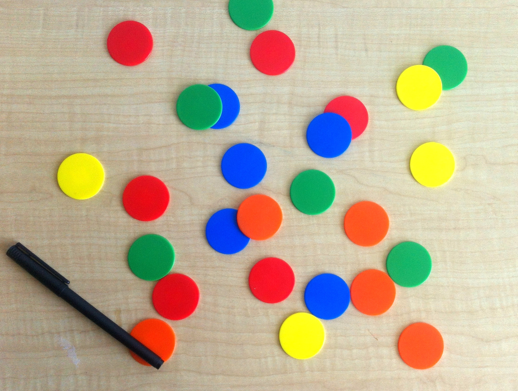
%> input picture Assignment5/colorchips.png, 518 x 391 px
$ octave 1420453042.m   (GNU Octave 9; MATLAB toolbox functions it lacks are replaced by stand-ins)
%> lines starting %> are read from the running program, lines starting %| are printed output that depends on the picture; in (x1, y1, x2, y2) boxes, pixels count from 0 and x2, y2 are one past the last pixel; in counts of white or black regions, pixels touching at a corner belong together; the program's own positions count from 1
clc

image = imread('colorchips.png');
%> image is the input picture: size 391x518x3 uint8; mean R, G, B 188.3, 173.3, 148.1


figure,imshow(image);

redchip = image(:,:,1);
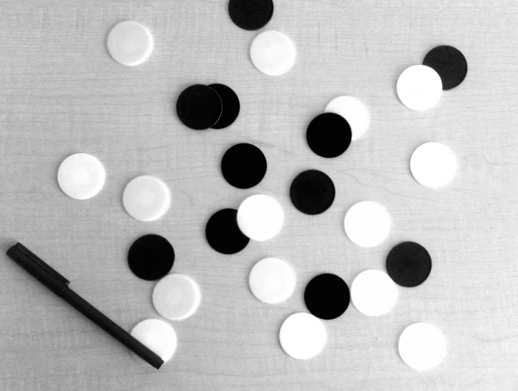
%> redchip: size 391x518 uint8; min 0, max 255, mean 188.3


%figure,imshow(redchip)

%histogram(red);

black=(redchip<51);
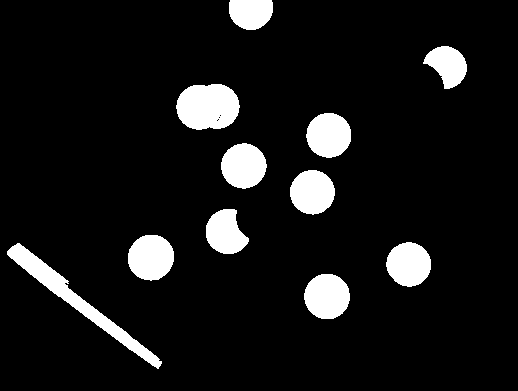
%> black: size 391x518 logical; 9% white; 11 white regions, largest, box (x1, y1, x2, y2) and area: (7, 243, 162, 369) 2610, (176, 84, 240, 130) 2379, (128, 235, 174, 281) 1668
black=(black*0);
%> black: size 391x518 double; every value is 0

white = (redchip>50);
white = (white*255);

redchip=black+white;

[labels,numLabels] = bwlabel(redchip);
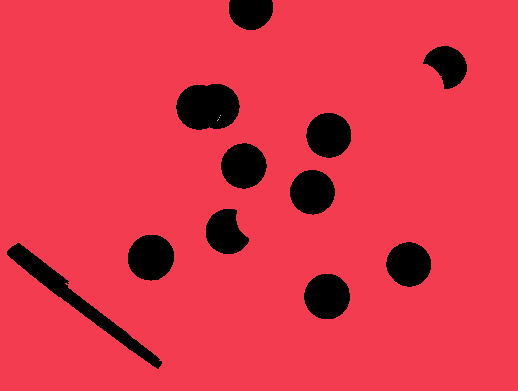
%> labels: size 391x518 double; 5 distinct labels, from 0 to 4; one colour per label, 0 black
%> numLabels = 4
disp(['',num2str(numLabels)+2]);
%| 6
